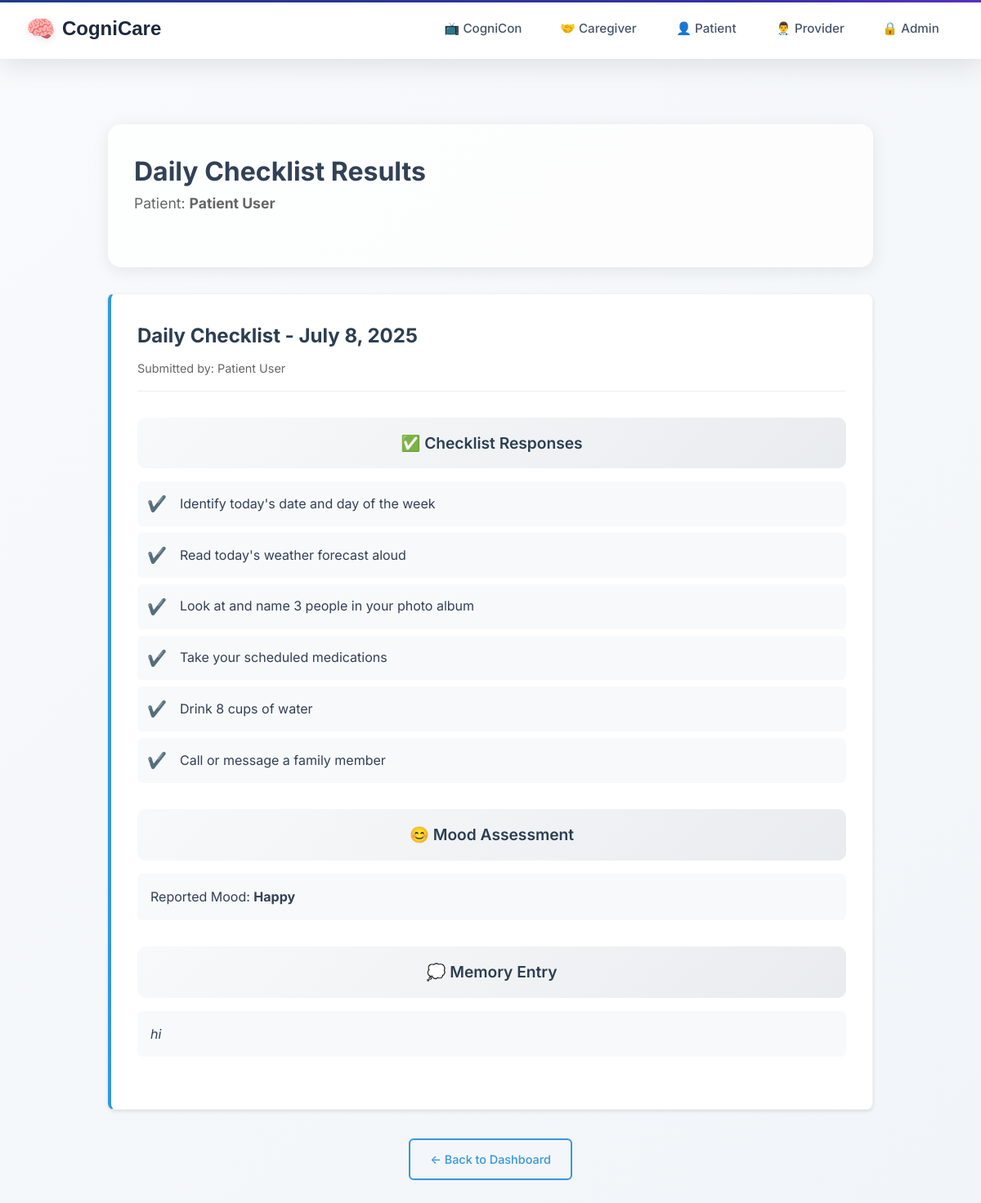
Page /taskmanager/daily-checklist/results/ (signed in) on the earlier database version.
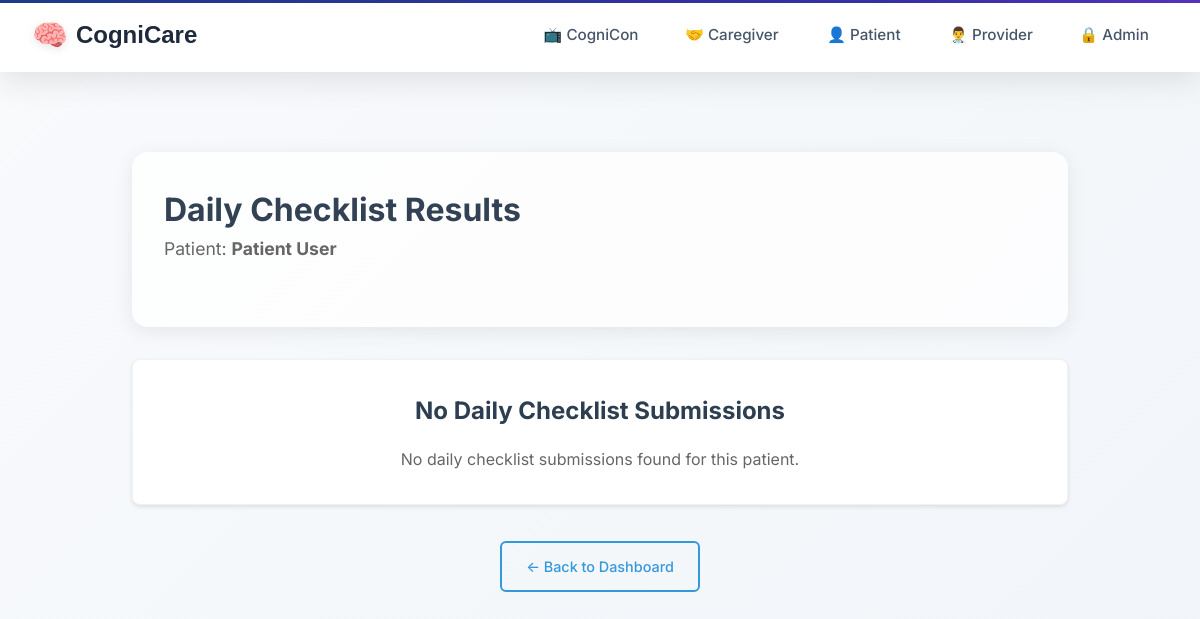
Same page on the later database version.
### taskmanager/models.py (models this page shows, shortened)
class DailyChecklistSubmission(models.Model):
    patient = models.ForeignKey(UserProfile, on_delete=models.CASCADE, related_name='daily_checklist_submissions')
    submitted_by = models.ForeignKey(UserProfile, on_delete=models.CASCADE, related_name='submitted_daily_checklists')
    submission_date = models.DateField(auto_now_add=True)
    responses = models.JSONField(default=dict)
    created_at = models.DateTimeField(auto_now_add=True)
    class Meta:
        unique_together = ['patient', 'submission_date']
        ordering = ['-submission_date']

### users/models.py (models this page shows, shortened)
class UserProfile(models.Model):
    USER_TYPES = (
        ('admin', 'Administrator'),  # Admin users
        ('provider', 'Healthcare Provider'),  # Providers
        ('caregiver', 'Caregiver'),  # Caregivers
        ('patient', 'Patient'),  # All patients
    )
    user = models.OneToOneField(User, on_delete=models.CASCADE, related_name='profile')  # each user must have a profile
    user_type = models.CharField(max_length=20, choices=USER_TYPES)  # set specific user role
    provider = models.ForeignKey('self', on_delete=models.SET_NULL, null=True, blank=True,
                                related_name='managed_patients', limit_choices_to={'user_type': 'provider'})  # provider link
    patient = models.ForeignKey('self', on_delete=models.SET_NULL, null=True, blank=True,
                               related_name='caregivers', limit_choices_to={'user_type': 'patient'})  # patienr link
    linked_patients = models.ManyToManyField(
        'self',
        symmetrical=False,
        related_name='linked_caregivers',
        limit_choices_to={'user_type': 'patient'},
        blank=True,
        help_text="Patients this caregiver can access"  # Caregivers can see these patients
    )

### taskmanager/views.py (the view)
# urls.py: path('daily-checklist/results/', views.daily_checklist_results, name='daily_checklist_results'),
@login_required
def daily_checklist_results(request, patient_id=None):
    if not hasattr(request.user, 'profile'):
        messages.error(request, 'You do not have permission to view daily checklist results.')
        return redirect('home')
    user_profile = request.user.profile
    if patient_id:
        try:
            patient = UserProfile.objects.get(id=patient_id, user_type='patient')
        except UserProfile.DoesNotExist:
            messages.error(request, 'Patient not found.')
            return redirect('home')
    else:
        if user_profile.user_type == 'patient':
            patient = user_profile
        elif user_profile.user_type == 'caregiver':
            if not user_profile.patient:
                messages.error(request, 'You are not assigned to any patient.')
                return redirect('caregiver_dashboard')
            patient = user_profile.patient
        else:
            messages.error(request, 'Patient ID is required for providers.')
            return redirect('provider_dashboard')
    if user_profile.user_type == 'provider':
        if patient.provider != user_profile:
            messages.error(request, 'You do not have permission to view this patient\'s results.')
            return redirect('provider_dashboard')
    elif user_profile.user_type == 'caregiver':
        if user_profile.patient != patient:
            messages.error(request, 'You do not have permission to view this patient\'s results.')
            return redirect('caregiver_dashboard')
    elif user_profile.user_type == 'patient':
        if user_profile != patient:
            messages.error(request, 'You can only view your own results.')
            return redirect('patient_dashboard')
    submissions = DailyChecklistSubmission.objects.filter(patient=patient).order_by('-submission_date')
    context = {
        'patient': patient,
        'submissions': submissions,
        'user_profile': user_profile
    }
    return render(request, 'tasks/non-games/checklists/daily_checklist_results.html', context)

### templates/tasks/non-games/checklists/daily_checklist_results.html (shortened to what this page needs)
{% extends 'layouts/base.html' %}
{% block content %}
<div class="container">
    <div class="section">
        <h1>Daily Checklist Results</h1>
        <p class="patient-info">Patient: <strong>{{ patient.user.get_full_name }}</strong></p>
    </div>
    {% if submissions %}
        {% for submission in submissions %}
        <div class="card submission-card">
            <div class="submission-header">
                <h2>Daily Checklist - {{ submission.submission_date|date:"F j, Y" }}</h2>
                <p class="submitted-by">Submitted by: {{ submission.submitted_by.user.get_full_name }}</p>
            </div>
            <div class="results-section">
                <h3 class="section-title">✅ Checklist Responses</h3>
                <ul class="checklist-items">
                    <li>
                        <span class="status-icon">{% if submission.responses.item_1 %}✔️{% else %}❌{% endif %}</span>
                        Identify today's date and day of the week
                    </li>
                    <li>
                        <span class="status-icon">{% if submission.responses.item_2 %}✔️{% else %}❌{% endif %}</span>
                        Read today's weather forecast aloud
                    </li>
                    <li>
                        <span class="status-icon">{% if submission.responses.item_3 %}✔️{% else %}❌{% endif %}</span>
                        Look at and name 3 people in your photo album
                    </li>
                    <li>
                        <span class="status-icon">{% if submission.responses.item_5 %}✔️{% else %}❌{% endif %}</span>
                        Take your scheduled medications
                    </li>
                    <li>
                        <span class="status-icon">{% if submission.responses.item_6 %}✔️{% else %}❌{% endif %}</span>
                        Drink 8 cups of water
                    </li>
                    <li>
                        <span class="status-icon">{% if submission.responses.item_7 %}✔️{% else %}❌{% endif %}</span>
                        Call or message a family member
                    </li>
                </ul>
            </div>
            <div class="results-section">
                <h3 class="section-title">😊 Mood Assessment</h3>
                <div class="mood-display">
                    <p>Reported Mood: <strong>{{ submission.responses.mood|default:"Not specified"|capfirst }}</strong></p>
                </div>
            </div>
            {% if submission.responses.memory_entry %}
            <div class="results-section">
                <h3 class="section-title">💭 Memory Entry</h3>
                <div class="memory-display">
                    <p>{{ submission.responses.memory_entry }}</p>
                </div>
            </div>
            {% endif %}
        </div>
        {% endfor %}
    {% else %}
        <div class="card no-results">
            <h2>No Daily Checklist Submissions</h2>
            <p>No daily checklist submissions found for this patient.</p>
        </div>
    {% endif %}
    <div class="footer-actions">
        {% if user_profile.user_type == 'patient' %}
            <a href="{% url 'patient_dashboard' %}" class="action-btn outline-btn">← Back to Dashboard</a>
        {% elif user_profile.user_type == 'caregiver' %}
            <a href="{% url 'caregiver_dashboard' %}" class="action-btn outline-btn">← Back to Dashboard</a>
        {% elif user_profile.user_type == 'provider' %}
            <a href="{% url 'provider_dashboard' %}" class="action-btn outline-btn">← Back to Dashboard</a>
        {% endif %}
    </div>
</div>
{% endblock %}

Differences in the rows shown:
removed DailyChecklistSubmission: submission_date "July 8, 2025", submitted_by.user.get_full_name "Patient User", responses.mood "Happy", responses.memory_entry "hi"
Other differences:
text now shown: "No Daily Checklist Submissions No daily checklist submissions found for this patient."
